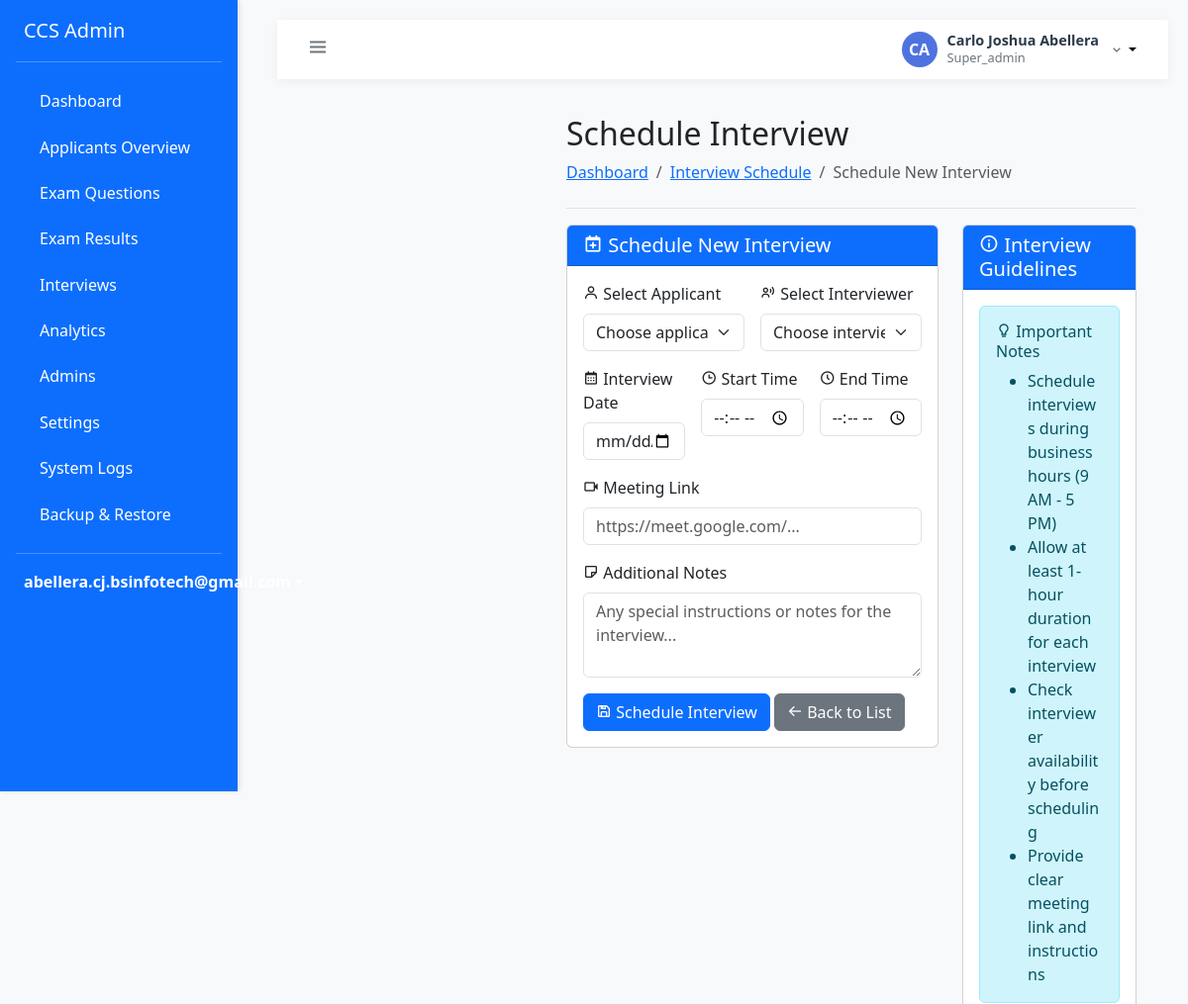
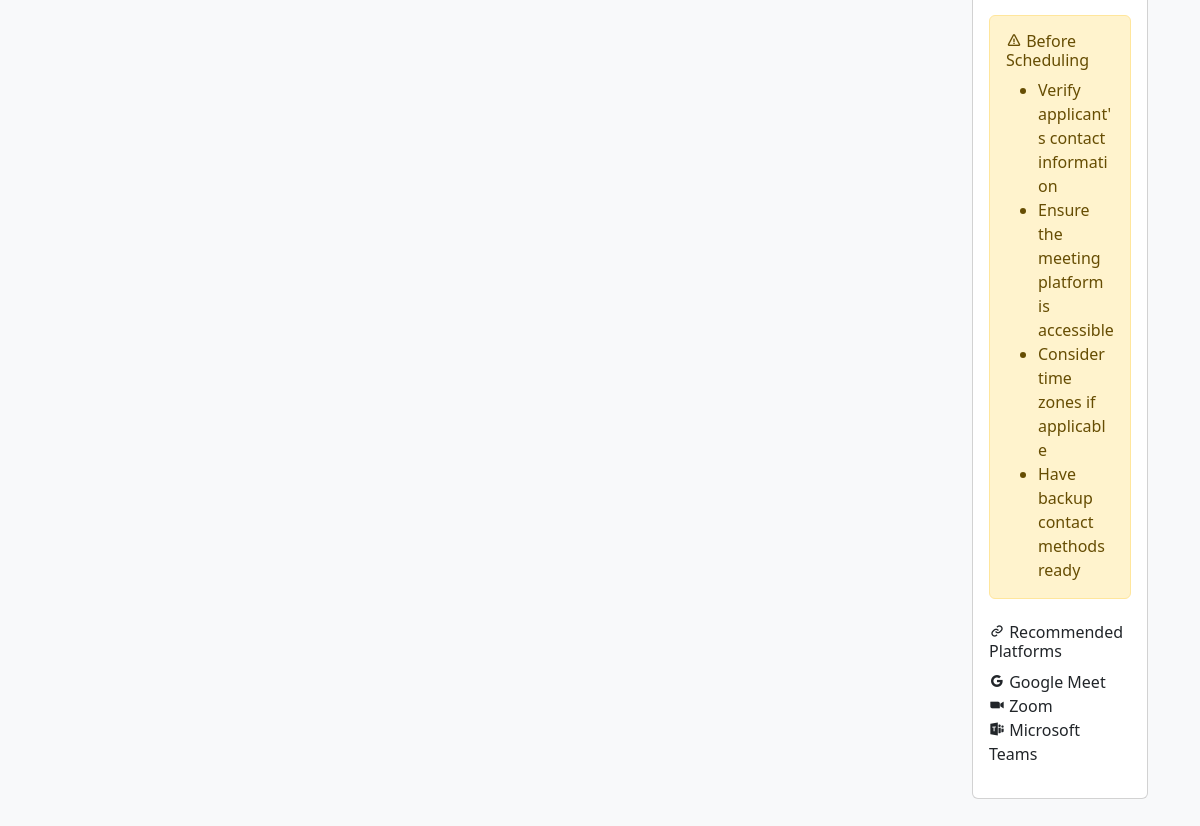
/admin/super/schedule_interview.php (signed in), run on the app's committed database (2 pictures, top to bottom).
### tables this page shows
CREATE TABLE `users` (
  `id` int(11) NOT NULL,
  `email` varchar(255) NOT NULL,
  `password` varchar(255) NOT NULL,
  `first_name` varchar(100) NOT NULL,
  `last_name` varchar(100) NOT NULL,
  `role` enum('super_admin','admin','applicant') NOT NULL,
  `status` enum('active','inactive','pending','approved','rejected') DEFAULT 'pending',
  `created_at` timestamp NOT NULL DEFAULT current_timestamp(),
  `updated_at` timestamp NOT NULL DEFAULT current_timestamp() ON UPDATE current_timestamp(),
  `updated_by` int(11) DEFAULT NULL
);

### admin/super/schedule_interview.php (the view, shortened to what the rows shown need)
<?php
require_once '../../classes/Auth.php';
require_once '../../config/database.php';
require_once '../includes/layout.php';
$auth = new Auth();
$page_title = 'Schedule Interview';
admin_header($page_title);
?>
<div class="wrapper">
    <?php include_once '../includes/sidebar.php'; ?>
    <div class="page-content-wrapper">
        <div class="container-fluid">
            <div class="row">
                <div class="col-12">
                    <div class="d-flex justify-content-between flex-wrap flex-md-nowrap align-items-center pt-3 pb-2 mb-3 border-bottom">
                        <div>
                            <h1 class="h2"><?php echo $page_title; ?></h1>
                        </div>
                    </div>
                </div>
            </div>
        </div>
    </div>
</div>
<?php admin_footer(); ?>

### admin/includes/layout.php (shortened to what the rows shown need)
<?php
require_once __DIR__ . '/../../classes/Auth.php';
function admin_header($title = '') {
?>
<!DOCTYPE html>
<html lang="en">
<head>
    <link href="https://cdn.jsdelivr.net/npm/bootstrap@5.3.0/dist/css/bootstrap.min.css" rel="stylesheet">
    <link href='https://unpkg.com/boxicons@2.1.4/css/boxicons.min.css' rel='stylesheet'>
    <link href="https://cdn.jsdelivr.net/npm/metismenu/dist/metisMenu.min.css" rel="stylesheet">
</head>
<body>
    <div class="wrapper">
        <?php include 'sidebar.php'; ?>
        <div class="page-content-wrapper">
            <nav class="top-navbar">
                <div class="user-profile dropdown">
                    <button class="user-profile-btn dropdown-toggle" type="button" data-bs-toggle="dropdown" aria-expanded="false">
                        <div class="user-avatar">
                            <?php echo strtoupper(substr($user['first_name'], 0, 1) . substr($user['last_name'], 0, 1)); ?>
                        </div>
                        <div class="user-info">
                            <h6 class="user-name"><?php echo htmlspecialchars($user['first_name'] . ' ' . $user['last_name']); ?></h6>
                            <p class="user-role"><?php echo ucfirst($user['role']); ?></p>
                        </div>
                        <i class="bx bx-chevron-down text-secondary"></i>
                    </button>
                </div>
            </nav>
            <div class="content-wrapper">
<?php
}
function admin_footer() {
?>
            </div>
        </div>
    </div>
</body>
</html>
<?php } ?>

### admin/includes/sidebar.php (shortened to what the rows shown need)
<?php
require_once __DIR__ . '/../../classes/Auth.php';
global $auth;
$user = $auth->getCurrentUser();
?>
<nav class="sidebar bg-primary">
    <div class="d-flex flex-column">
        <div class="dropdown pb-3">
            <a href="#" class="d-flex align-items-center text-white text-decoration-none dropdown-toggle" id="dropdownUser" data-bs-toggle="dropdown" aria-expanded="false">
                <strong><?php echo htmlspecialchars($user['email']); ?></strong>
            </a>
        </div>
    </div>
</nav>

### data on the page
users: email "abellera.cj.bsinfotech@gmail.com", first_name+last_name "CA", first_name+last_name "Carlo Joshua Abellera", role "Super_admin"

### other printed values
$page_title "Schedule Interview"
